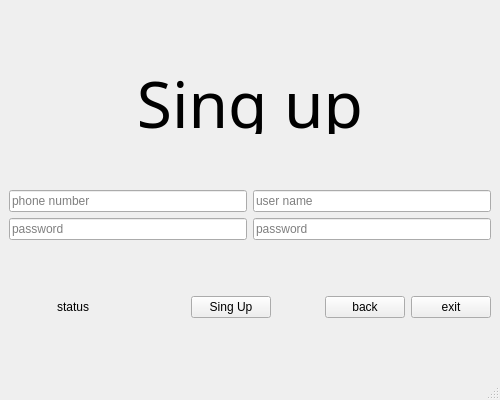
<?xml version="1.0" encoding="UTF-8"?>
<ui version="4.0">
 <class>MainWindow</class>
 <widget class="QMainWindow" name="MainWindow">
  <property name="geometry">
   <rect>
    <x>0</x>
    <y>0</y>
    <width>500</width>
    <height>400</height>
   </rect>
  </property>
  <property name="windowTitle">
   <string>MainWindow</string>
  </property>
  <widget class="QWidget" name="centralwidget">
   <layout class="QVBoxLayout" name="verticalLayout">
    <item>
     <widget class="QLabel" name="singupl">
      <property name="maximumSize">
       <size>
        <width>16777215</width>
        <height>75</height>
       </size>
      </property>
      <property name="font">
       <font>
        <family>Stencil</family>
        <pointsize>48</pointsize>
       </font>
      </property>
      <property name="text">
       <string>&lt;html&gt;&lt;head/&gt;&lt;body&gt;&lt;p align=&quot;center&quot;&gt;Sing up&lt;/p&gt;&lt;/body&gt;&lt;/html&gt;</string>
      </property>
     </widget>
    </item>
    <item>
     <layout class="QGridLayout" name="gridLayout">
      <item row="1" column="1">
       <widget class="QLineEdit" name="pass2">
        <property name="placeholderText">
         <string>password</string>
        </property>
       </widget>
      </item>
      <item row="1" column="0">
       <widget class="QLineEdit" name="pass1">
        <property name="placeholderText">
         <string>password</string>
        </property>
       </widget>
      </item>
      <item row="0" column="0">
       <widget class="QLineEdit" name="phonenumber">
        <property name="placeholderText">
         <string>phone number</string>
        </property>
       </widget>
      </item>
      <item row="0" column="1">
       <widget class="QLineEdit" name="username">
        <property name="placeholderText">
         <string>user name</string>
        </property>
       </widget>
      </item>
     </layout>
    </item>
    <item>
     <layout class="QHBoxLayout" name="horizontalLayout_8">
      <item>
       <spacer name="horizontalSpacer_3">
        <property name="orientation">
         <enum>Qt::Horizontal</enum>
        </property>
        <property name="sizeHint" stdset="0">
         <size>
          <width>40</width>
          <height>20</height>
         </size>
        </property>
       </spacer>
      </item>
      <item>
       <widget class="QLabel" name="status">
        <property name="text">
         <string>status</string>
        </property>
       </widget>
      </item>
      <item>
       <spacer name="horizontalSpacer_4">
        <property name="orientation">
         <enum>Qt::Horizontal</enum>
        </property>
        <property name="sizeHint" stdset="0">
         <size>
          <width>40</width>
          <height>20</height>
         </size>
        </property>
       </spacer>
      </item>
      <item>
       <spacer name="horizontalSpacer_8">
        <property name="orientation">
         <enum>Qt::Horizontal</enum>
        </property>
        <property name="sizeHint" stdset="0">
         <size>
          <width>40</width>
          <height>20</height>
         </size>
        </property>
       </spacer>
      </item>
      <item>
       <widget class="QPushButton" name="SingUp">
        <property name="text">
         <string>Sing Up</string>
        </property>
       </widget>
      </item>
      <item>
       <spacer name="horizontalSpacer_5">
        <property name="orientation">
         <enum>Qt::Horizontal</enum>
        </property>
        <property name="sizeHint" stdset="0">
         <size>
          <width>40</width>
          <height>20</height>
         </size>
        </property>
       </spacer>
      </item>
      <item>
       <widget class="QPushButton" name="back">
        <property name="text">
         <string>back</string>
        </property>
       </widget>
      </item>
      <item>
       <widget class="QPushButton" name="exit">
        <property name="text">
         <string>exit</string>
        </property>
       </widget>
      </item>
     </layout>
    </item>
   </layout>
  </widget>
  <widget class="QMenuBar" name="menubar">
   <property name="geometry">
    <rect>
     <x>0</x>
     <y>0</y>
     <width>500</width>
     <height>22</height>
    </rect>
   </property>
  </widget>
  <widget class="QStatusBar" name="statusbar"/>
 </widget>
 <resources/>
 <connections/>
</ui>
